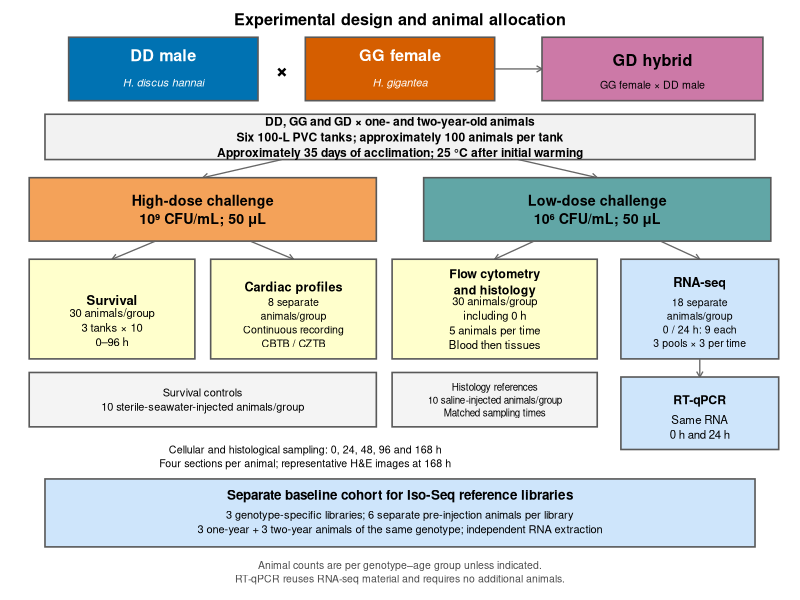
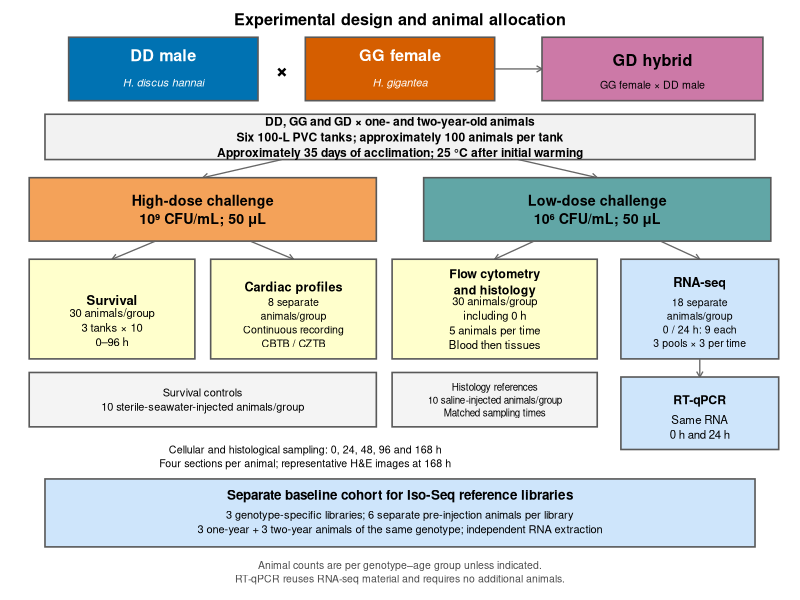
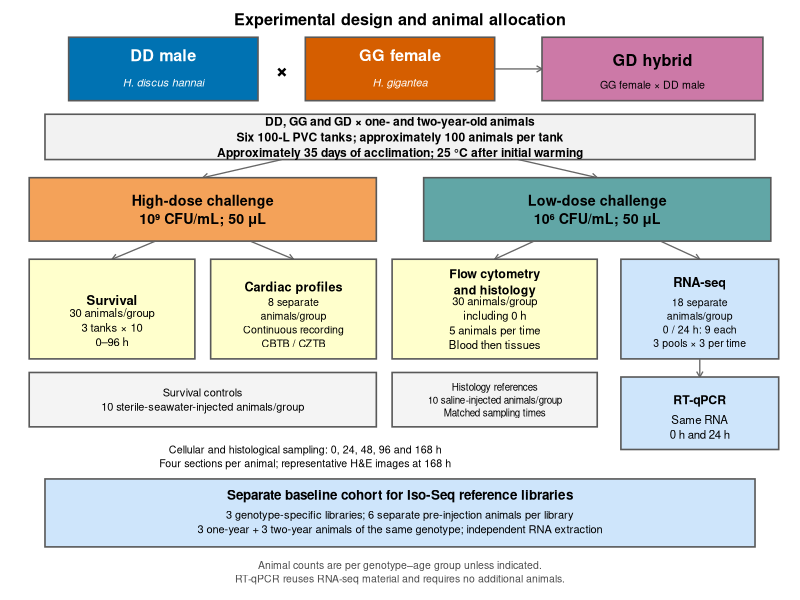
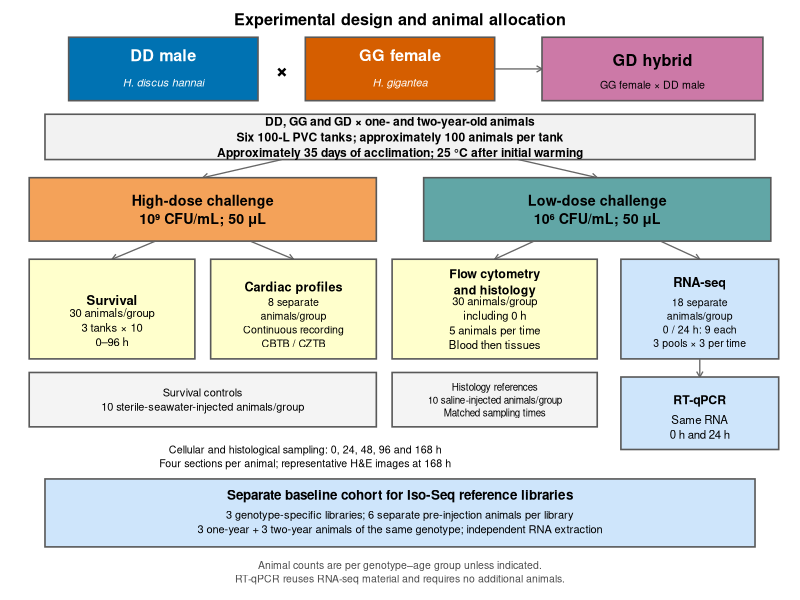
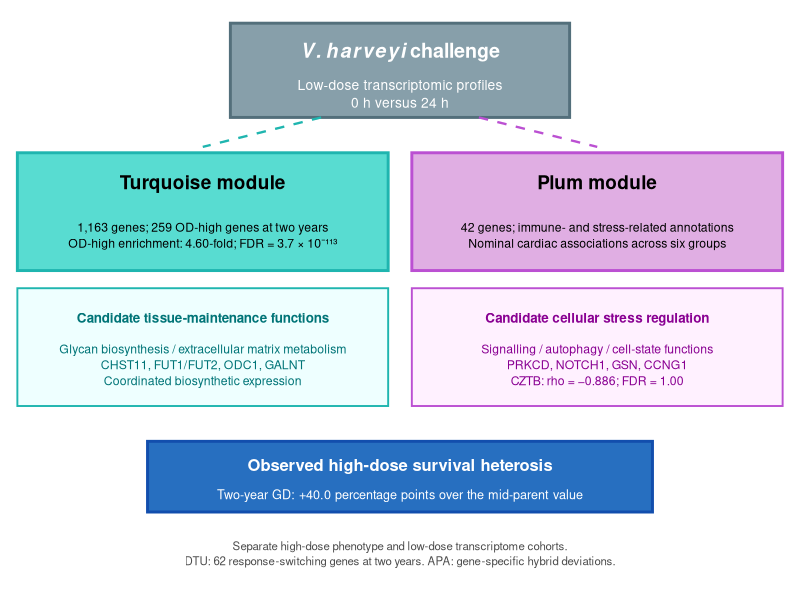
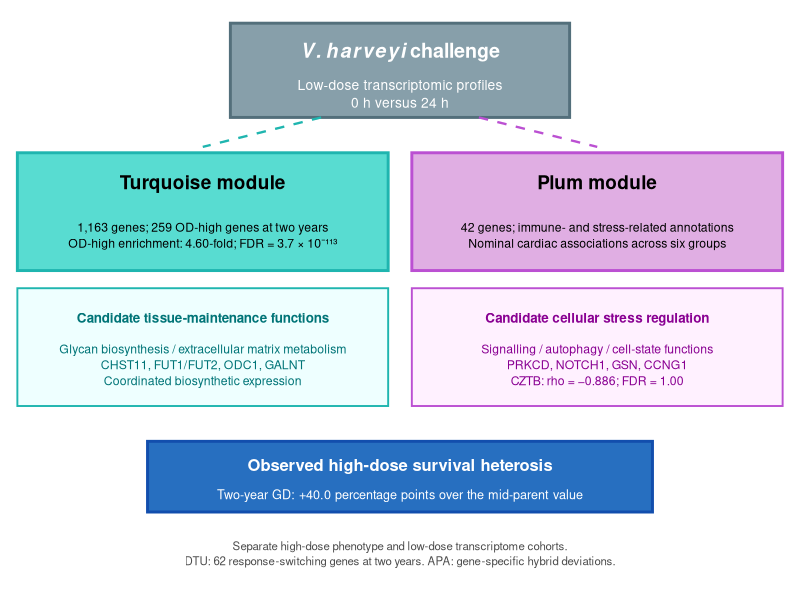
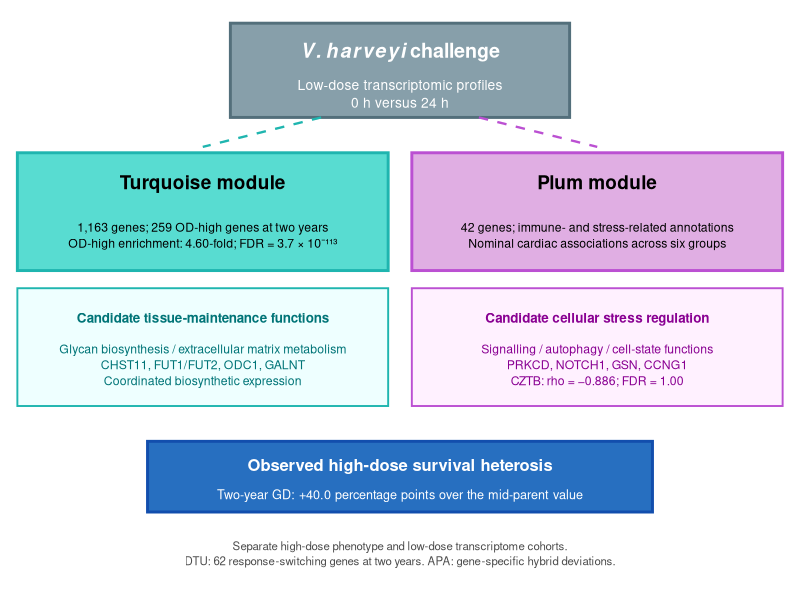
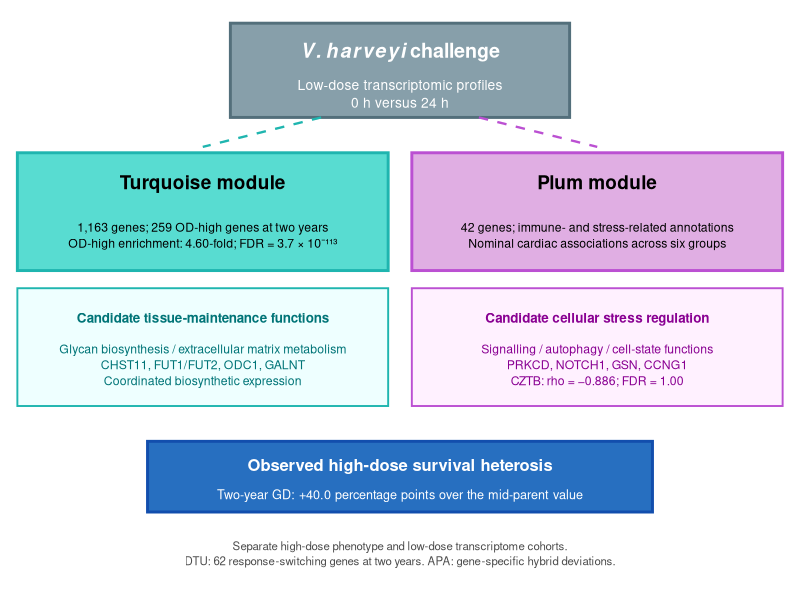

Here is the R script that generated these plots, in order:
args <- commandArgs(trailingOnly = TRUE)
figdir <- args[[1]]
dir.create(figdir, recursive = TRUE, showWarnings = FALSE)
suppressPackageStartupMessages({library(ggplot2); library(grid)})
base <- function(ymax = 100) ggplot() +
  coord_cartesian(xlim = c(0, 100), ylim = c(0, ymax), expand = FALSE, clip = 'off') +
  theme_void() + theme(text = element_text(family = 'sans'), plot.margin = margin(4, 4, 4, 4))
box <- function(x, y, w, h, fill, border = 'grey35', lw = .55)
  annotate('rect', xmin = x-w/2, xmax = x+w/2, ymin = y-h/2, ymax = y+h/2,
           fill = fill, colour = border, linewidth = lw)
txt <- function(x, y, label, size = 3, bold = FALSE, colour = 'black', italic = FALSE)
  annotate('text', x = x, y = y, label = label, size = size,
           fontface = if (italic) 'italic' else if (bold) 'bold' else 'plain',
           colour = colour, lineheight = 1.08)
link <- function(x, y, xend, yend, direction = TRUE, linetype = 'solid')
  annotate('segment', x=x, y=y, xend=xend, yend=yend, colour='grey40',
           linewidth=.45, linetype=linetype,
           arrow=if(direction) arrow(length=unit(1.6,'mm')) else NULL)
savefig <- function(p, n, w, h) {
  ggsave(file.path(figdir, paste0('Figure_', n, '_revised_preview.png')), p,
         width=w, height=h, units='mm', dpi=180, device=ragg::agg_png, bg='white')
  ggsave(file.path(figdir, paste0('Figure_', n, '_revised.pdf')), p,
         width=w, height=h, units='mm', device=cairo_pdf, bg='white')
  ggsave(file.path(figdir, paste0('Figure_', n, '_revised.png')), p,
         width=w, height=h, units='mm', dpi=600, device=ragg::agg_png, bg='white')
  ggsave(file.path(figdir, paste0('Figure_', n, '_revised.tiff')), p,
         width=w, height=h, units='mm', dpi=600, device=ragg::agg_tiff,
         compression='lzw', bg='white')
}

# Preserve the established DD/GG/GD and challenge colours, sans font and box style.
p <- base(130) + txt(50,127,'Experimental design and animal allocation',4.1,TRUE) +
  box(20,116,24,14,'#0072B2') + txt(20,119,'DD male',4.1,TRUE,'white') +
  txt(20,113,'H. discus hannai',2.8,FALSE,'white',TRUE) +
  txt(35,116,'×',5.3,TRUE) + box(50,116,24,14,'#D55E00') +
  txt(50,119,'GG female',4.1,TRUE,'white') + txt(50,113,'H. gigantea',2.8,FALSE,'white',TRUE) +
  link(62,116,68,116) + box(82,116,28,14,'#CC79A7') +
  txt(82,118,'GD hybrid',4.1,TRUE) + txt(82,112.5,'GG female × DD male',2.7) +
  box(50,101,90,10,'#F2F2F2') +
  txt(50,101,'DD, GG and GD × one- and two-year-old animals\nSix 100-L PVC tanks; approximately 100 animals per tank\nApproximately 35 days of acclimation; 25 °C after initial warming',3.05,TRUE) +
  link(35,96,25,92) + link(65,96,75,92) +
  box(25,85,44,14,'#F4A259') + txt(25,85,'High-dose challenge\n10⁹ CFU/mL; 50 μL',3.6,TRUE) +
  box(75,85,44,14,'#61A6A6') + txt(75,85,'Low-dose challenge\n10⁶ CFU/mL; 50 μL',3.6,TRUE) +
  link(19,78,13.5,74) + link(31,78,36.5,74) +
  link(67,78,62,74) + link(83,78,88,74) +
  box(13.5,63,21,22,'#FFFFCC') +
  txt(13.5,65,'Survival',3.3,TRUE) + txt(13.5,59,'30 animals/group\n3 tanks × 10\n0–96 h',2.85) +
  box(36.5,63,21,22,'#FFFFCC') +
  txt(36.5,68,'Cardiac profiles',3.2,TRUE) +
  txt(36.5,60,'8 separate\nanimals/group\nContinuous recording\nCBTB / CZTB',2.7) +
  box(62,63,26,22,'#FFFFCC') +
  txt(62,69,'Flow cytometry\nand histology',3.15,TRUE) +
  txt(62,60,'30 animals/group\nincluding 0 h\n5 animals per time\nBlood then tissues',2.85) +
  box(88,63,20,22,'#CEE5FB') +
  txt(88,69,'RNA-seq',3.25,TRUE) +
  txt(88,60,'18 separate\nanimals/group\n0 / 24 h: 9 each\n3 pools × 3 per time',2.65) +
  box(25,43,44,12,'#F4F4F4') +
  txt(25,43,'Survival controls\n10 sterile-seawater-injected animals/group',2.8) +
  box(62,43,26,12,'#F4F4F4') +
  txt(62,43,'Histology references\n10 saline-injected animals/group\nMatched sampling times',2.5) +
  link(88,52,88,48) + box(88,40,20,16,'#CEE5FB') +
  txt(88,43,'RT-qPCR',3.1,TRUE) + txt(88,37,'Same RNA\n0 h and 24 h',2.9) +
  txt(38,30.5,'Cellular and histological sampling: 0, 24, 48, 96 and 168 h\nFour sections per animal; representative H&E images at 168 h',2.7) +
  box(50,18,90,15,'#CEE5FB') +
  txt(50,22,'Separate baseline cohort for Iso-Seq reference libraries',3.4,TRUE) +
  txt(50,16,'3 genotype-specific libraries; 6 separate pre-injection animals per library\n3 one-year + 3 two-year animals of the same genotype; independent RNA extraction',2.8) +
  txt(50,5,'Animal counts are per genotype–age group unless indicated.\nRT-qPCR reuses RNA-seq material and requires no additional animals.',2.65,FALSE,'grey30')
savefig(p,1,180,220)

turq <- '#1FB5AF'; plum <- '#BB50D2'
p <- base() + box(50,89,43,16,'#879FAA','#536F7B',1) +
  annotate('text',x=50,y=92,label='bolditalic(V.~harveyi)~bold(challenge)',parse=TRUE,size=5,colour='white') +
  txt(50,85,'Low-dose transcriptomic profiles\n0 h versus 24 h',3.5,FALSE,'white') +
  box(25,65,47,20,'#58DCD1',turq,1) + txt(25,70,'Turquoise module',4.8,TRUE) +
  txt(25,61,'1,163 genes; 259 OD-high genes at two years\nOD-high enrichment: 4.60-fold; FDR = 3.7 × 10⁻¹¹³',3.1) +
  box(75,65,47,20,'#E0AEE3',plum,1) + txt(75,70,'Plum module',4.8,TRUE) +
  txt(75,61,'42 genes; immune- and stress-related annotations\nNominal cardiac associations across six groups',3.1) +
  box(25,42,47,20,'#EEFFFF',turq,.65) +
  txt(25,47,'Candidate tissue-maintenance functions',3.4,TRUE,'#007477') +
  txt(25,39,'Glycan biosynthesis / extracellular matrix metabolism\nCHST11, FUT1/FUT2, ODC1, GALNT\nCoordinated biosynthetic expression',3.1,FALSE,'#007477') +
  box(75,42,47,20,'#FFF1FF',plum,.65) +
  txt(75,47,'Candidate cellular stress regulation',3.4,TRUE,'#890092') +
  txt(75,39,'Signalling / autophagy / cell-state functions\nPRKCD, NOTCH1, GSN, CCNG1\nCZTB: rho = −0.886; FDR = 1.00',3.1,FALSE,'#890092') +
  box(50,20,64,12,'#276FC0','#124EAD',1) +
  txt(50,22,'Observed high-dose survival heterosis',4.2,TRUE,'white') +
  txt(50,17,'Two-year GD: +40.0 percentage points over the mid-parent value',3.2,FALSE,'white') +
  txt(50,7,'Separate high-dose phenotype and low-dose transcriptome cohorts.\nDTU: 62 response-switching genes at two years. APA: gene-specific hybrid deviations.',2.9,FALSE,'grey30') +
  annotate('segment',x=c(40,60),xend=c(25,75),y=c(81,81),yend=c(76,76),
           colour=c(turq,plum),linewidth=.8,linetype='dashed')
savefig(p,9,180,115)
cat('Updated design and evidence diagrams exported. No RT-qPCR validation data were inferred.\n')
